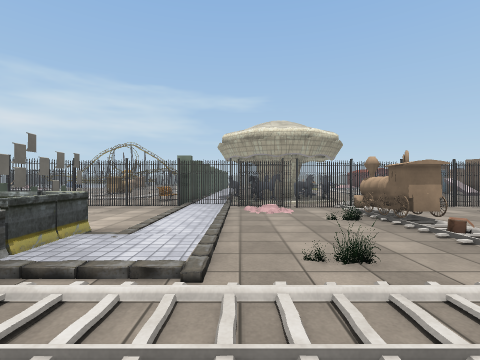
view 1 (above)

24 first-person views from a walk through a Unity game level. The camera is 1.4 m above the floor, looks level and sees 85° across. The floor is counted in squares, 2 m on a side. Each view is taken from the middle of a square. On the plan, view 1 faces up. The plan holds only what a view shows up to about 9 squares ahead; the rest is blank. The place goes on beyond the plan. The player is left out. Some animated figures are not drawn. Some surface patterns are stand-ins.

view 2
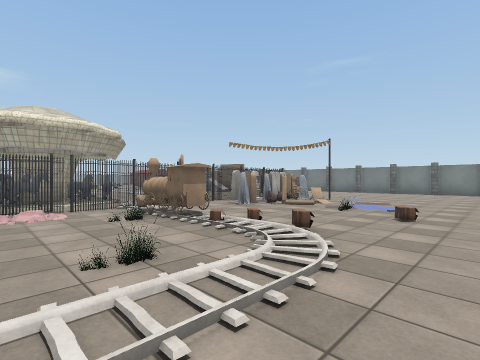

view 3
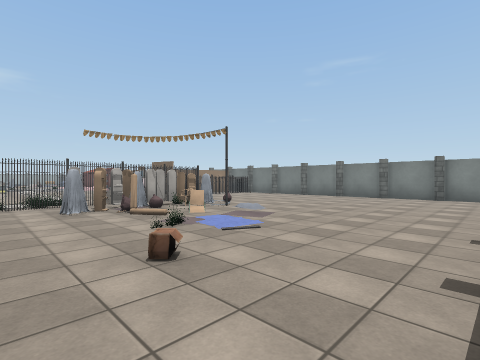

view 4
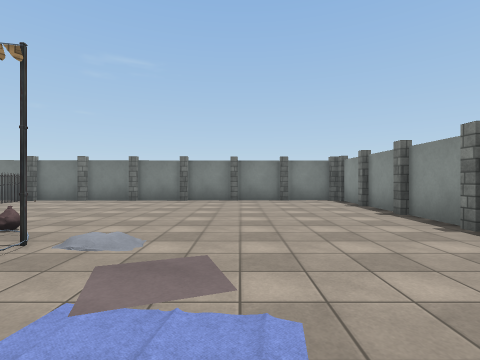

view 5
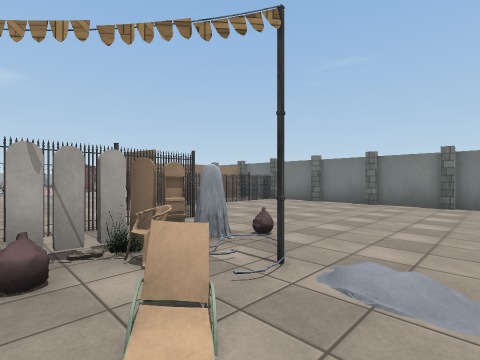

view 6
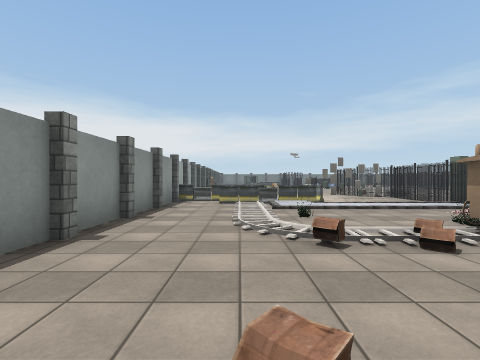

view 7
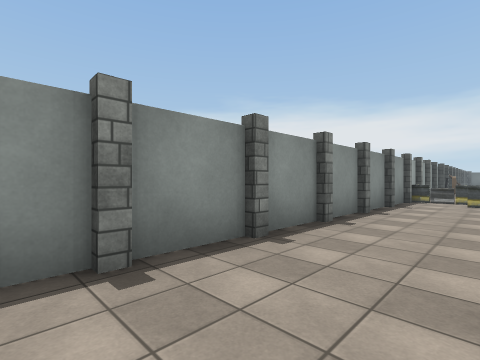

view 8
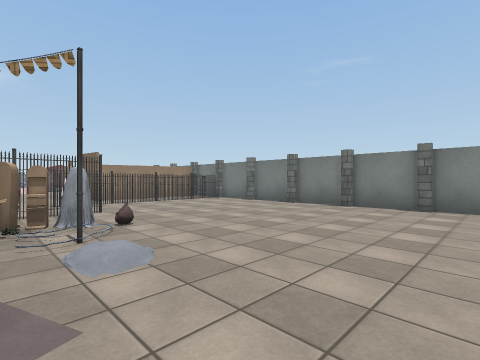

view 9
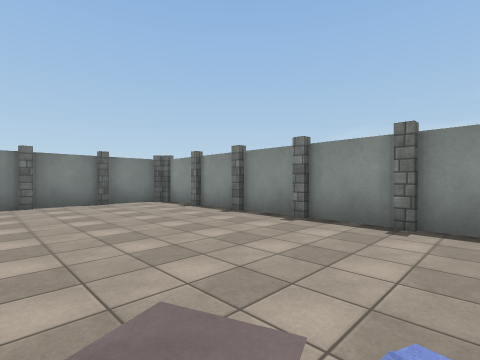

view 10
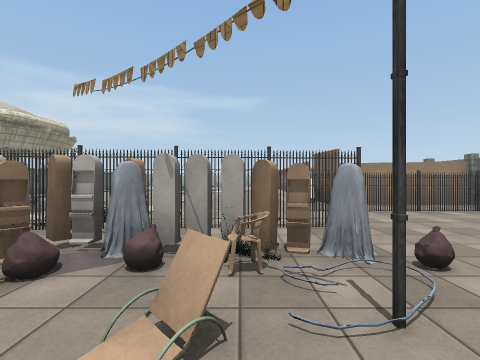

view 11
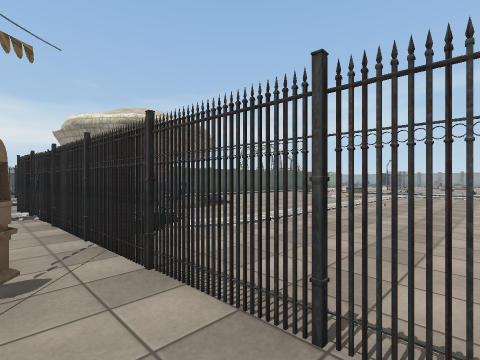

view 12
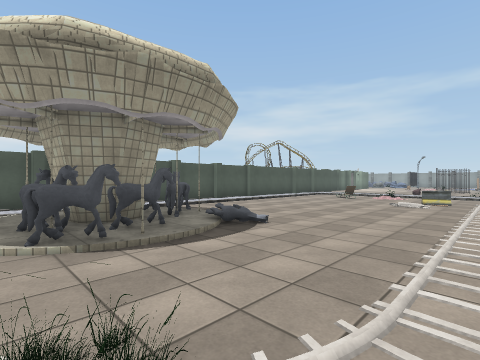

view 13
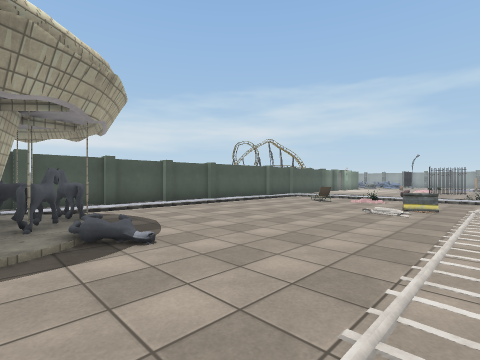

view 14
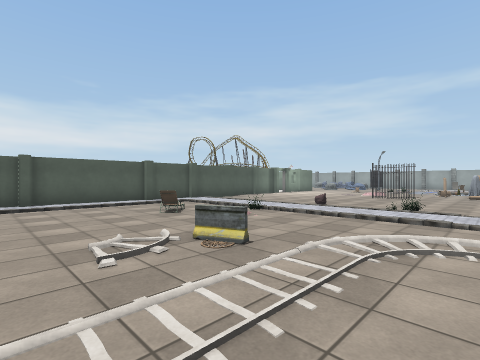

view 15
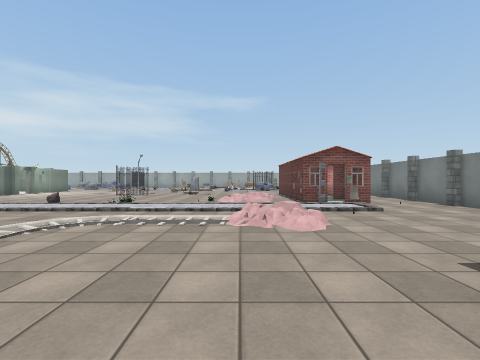

view 16
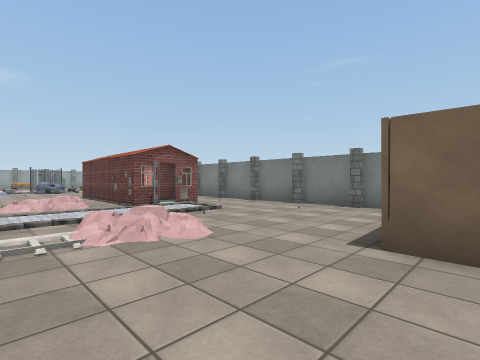

view 17
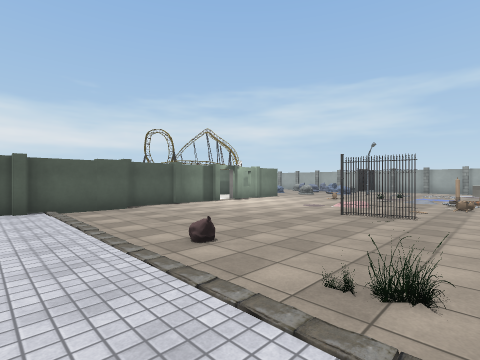

view 18
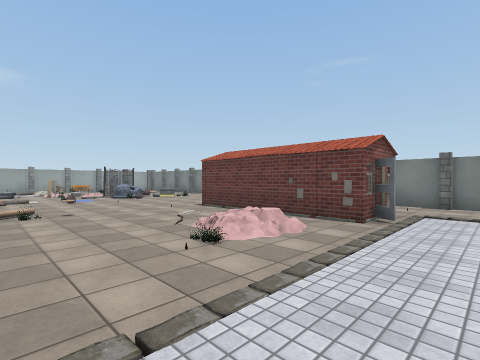

view 19
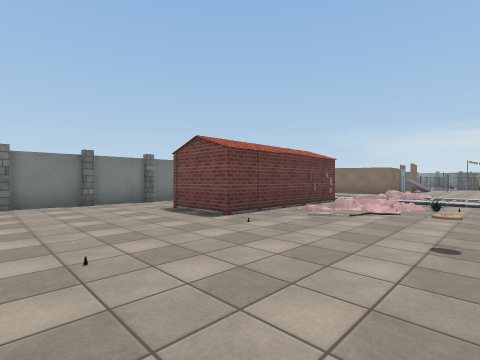

view 20
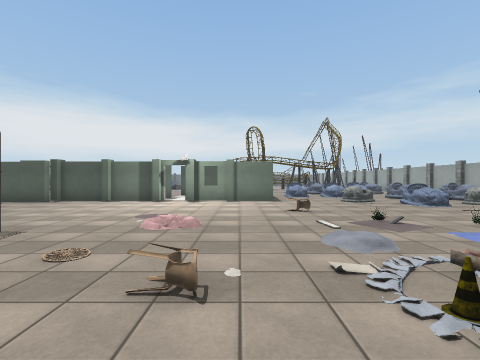

view 21
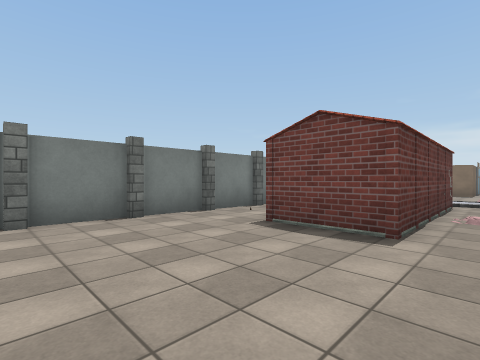

view 22
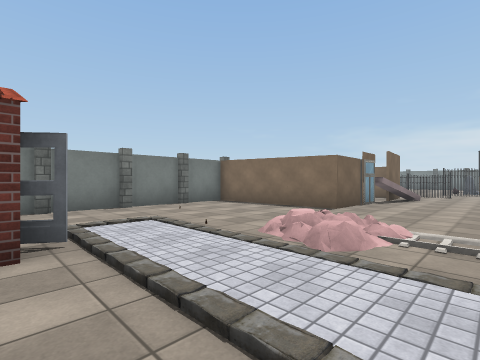

view 23
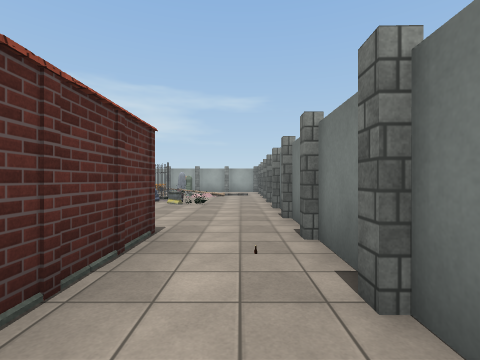

view 24
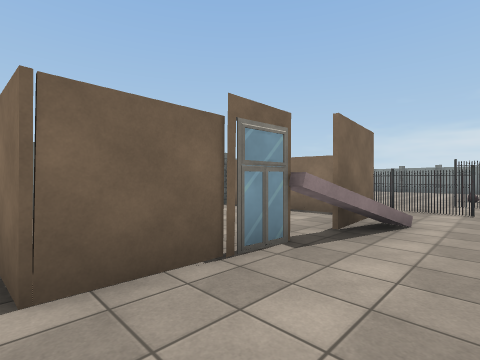

### Floor plan
Key: @ floor where view 1 was taken; # wall or solid block; x gap in a wall; . main floor; : floor 0.25 m higher than the main floor; / step, stairs or slope; = window, fence, low wall or low ledge; B box; T thing the floor can be seen under or through; C carpet; P pillar; N cone; O other object.
Columns run from 5 left of view 1 to 15 right of it. Each row starts with its distance up from view 1.
 30    #..=..//N......=.P
 29    #................#
 28    #....:...........P
 27    .................#
 26    #.....B......###.P
 25    #............# #.#
 24    #............###.P
 23    ##........./:###.P
 22     #...=.==../.###.#
 21     #/////////////..P
 20     #/////////////..#
 19     #.../..././/....P
 18     #..=/.../..:....P
 17     #.....=.........#
 16     #.... .......####
 15     #...........##
 14     #...........#
 13     #..........##
 12     #..........=#
 11     #.##=.......#####
 10     ####/...........#
  9    .#####......#x#x#P
  8  ...#####...........#
  7 B##x####BBxTTTx.....P
  6  # ... =O..TTT......P
  5  #.....OO..##=#.....#
  4  ###....O...#=#.....P
  3    #:...............#
  2   /=:...B...C.......P
  1   ##:::.............P
  0   =..@..............P
 -1   #PP#P.P.PP.P.PP.P.P
 -2   #### ###  #########

Positions as (right, up) in squares from view 1, and headings:
1: (0, 0), facing up
2: (0, 0), facing up-right
3: (4, -1), facing up-right
4: (6, 2), facing right
5: (7, 3), facing up-right
6: (6, 1), facing left
7: (7, 1), facing down-left
8: (8, 1), facing up-right
9: (7, 3), facing down-right
10: (8, 3), facing up
11: (9, 6), facing up-left
12: (6, 8), facing up-left
13: (6, 10), facing up-left
14: (7, 15), facing up-left
15: (9, 14), facing up
16: (8, 15), facing up-right
17: (6, 20), facing up-left
18: (6, 20), facing up-right
19: (7, 30), facing down-right
20: (7, 29), facing left
21: (10, 30), facing down-right
22: (8, 22), facing down-right
23: (14, 23), facing up
24: (9, 16), facing down-right
